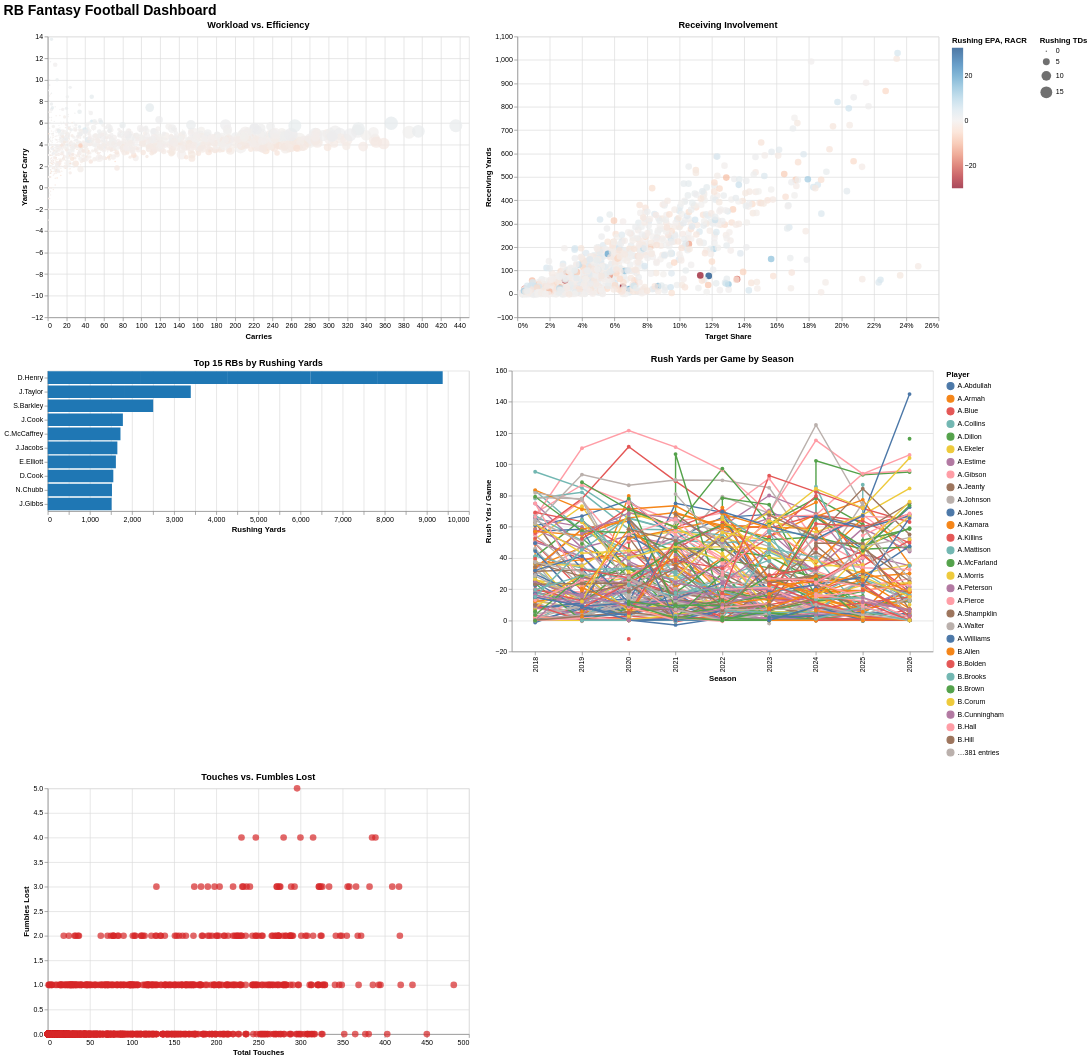

Write notebook code for a chart like this one.
### Code cell
def build_dashboard(df):
    row1 = alt.hconcat(chart_volume_vs_efficiency(df), chart_receiving_involvement(df))
    row2 = alt.hconcat(chart_top_rushers(df), chart_player_trajectory(df))
    row3 = chart_fumble_risk(df)
    return alt.vconcat(row1, row2, row3).properties(
        title=alt.TitleParams("RB Fantasy Football Dashboard", fontSize=20)
    )

dashboard = build_dashboard(rb_season_agg)
out_path = "rb_dashboard.html"
dashboard.save(out_path)
print(f"Saved dashboard to {out_path}")
dashboard

### Figure 1 — Vega-Lite specification as saved in the notebook (floating-point values rounded to 4 significant figures; data arrays with more than 128 entries replaced by an {"elided": "..."} marker saying what was removed)
{"config": {"view": {"continuousWidth": 300, "continuousHeight": 300}}, "vconcat": [{"hconcat": [{"mark": {"type": "circle", "opacity": 0.75}, "encoding": {"color": {"field": "rushing_epa", "scale": {"domainMid": 0, "scheme": "redblue"}, "title": "Rushing EPA", "type": "quantitative"}, "size": {"field": "rushing_tds", "title": "Rushing TDs", "type": "quantitative"}, "tooltip": [{"field": "player_name", "type": "nominal"}, {"field": "season", "type": "quantitative"}, {"field": "carries", "type": "quantitative"}, {"field": "rush_yards_per_carry", "type": "quantitative"}, {"field": "rushing_tds", "type": "quantitative"}, {"field": "rushing_epa", "type": "quantitative"}], "x": {"field": "carries", "title": "Carries", "type": "quantitative"}, "y": {"field": "rush_yards_per_carry", "title": "Yards per Carry", "type": "quantitative"}}, "height": 400, "name": "view_674e057055f876cb_0", "title": "Workload vs. Efficiency", "width": 600}, {"mark": {"type": "circle", "opacity": 0.75, "size": 90}, "encoding": {"color": {"field": "racr", "scale": {"scheme": "viridis"}, "title": "RACR", "type": "quantitative"}, "tooltip": [{"field": "player_name", "type": "nominal"}, {"field": "season", "type": "quantitative"}, {"field": "targets", "type": "quantitative"}, {"field": "receptions", "type": "quantitative"}, {"field": "receiving_yards", "type": "quantitative"}, {"field": "target_share", "type": "quantitative"}, {"field": "racr", "type": "quantitative"}], "x": {"axis": {"format": "%"}, "field": "target_share", "title": "Target Share", "type": "quantitative"}, "y": {"field": "receiving_yards", "title": "Receiving Yards", "type": "quantitative"}}, "height": 400, "name": "view_12b053157b2b8949_1", "title": "Receiving Involvement", "width": 600}], "data": {"name": "data-bbd0594c67eb9728595dab146e5cd504"}}, {"hconcat": [{"data": {"name": "data-5048bab646a7d1515337dcccc579b122"}, "mark": {"type": "bar", "color": "#1f77b4"}, "encoding": {"tooltip": [{"field": "player_name", "type": "nominal"}, {"field": "season", "type": "quantitative"}, {"field": "carries", "type": "quantitative"}, {"field": "rushing_yards", "type": "quantitative"}, {"field": "rushing_tds", "type": "quantitative"}], "x": {"field": "rushing_yards", "title": "Rushing Yards", "type": "quantitative"}, "y": {"field": "player_name", "sort": "-x", "title": null, "type": "nominal"}}, "height": {"step": 20}, "title": "Top 15 RBs by Rushing Yards", "width": 600}, {"data": {"name": "data-bbd0594c67eb9728595dab146e5cd504"}, "mark": {"type": "line", "point": true}, "encoding": {"color": {"field": "player_name", "title": "Player", "type": "nominal"}, "tooltip": [{"field": "player_name", "type": "nominal"}, {"field": "season", "type": "quantitative"}, {"field": "rush_yards_per_game", "type": "quantitative"}, {"field": "carries", "type": "quantitative"}, {"field": "rushing_tds", "type": "quantitative"}], "x": {"field": "season", "title": "Season", "type": "ordinal"}, "y": {"field": "rush_yards_per_game", "title": "Rush Yds / Game", "type": "quantitative"}}, "height": 400, "title": "Rush Yards per Game by Season", "width": 600}]}, {"data": {"name": "data-d5612bf2870998e7358a2522e0c181de"}, "mark": {"type": "circle", "color": "#d62728", "opacity": 0.7, "size": 90}, "encoding": {"tooltip": [{"field": "player_name", "type": "nominal"}, {"field": "season", "type": "quantitative"}, {"field": "touches", "type": "quantitative"}, {"field": "fumbles_lost_total", "type": "quantitative"}], "x": {"field": "touches", "title": "Total Touches", "type": "quantitative"}, "y": {"field": "fumbles_lost_total", "title": "Fumbles Lost", "type": "quantitative"}}, "height": 350, "title": "Touches vs. Fumbles Lost", "width": 600}], "params": [{"name": "pan_zoom_efficiency", "select": {"type": "interval", "encodings": ["x", "y"]}, "bind": "scales", "views": ["view_674e057055f876cb_0"]}, {"name": "pan_zoom_receiving", "select": {"type": "interval", "encodings": ["x", "y"]}, "bind": "scales", "views": ["view_12b053157b2b8949_1"]}], "title": {"text": "RB Fantasy Football Dashboard", "fontSize": 20}, "$schema": "https://vega.github.io/schema/vega-lite/v6.4.1.json", "datasets": {"data-bbd0594c67eb9728595dab146e5cd504": {"elided": "1348 records"}, "data-5048bab646a7d1515337dcccc579b122": [{"player_id": "00-0034844", "player_name": "S.Barkley", "position": "RB", "season": 2024, "carries": 436, "rushing_yards": 2504, "rushing_tds": 18, "rushing_fumbles": 2, "rushing_fumbles_lost": 1, "rushing_first_downs": 99, "rushing_epa": 1.698, "rushing_2pt_conversions": 3, "receptions": 46, "targets": 58, "receiving_yards": 353, "receiving_tds": 2, "receiving_fumbles": 0, "receiving_fumbles_lost": 0, "receiving_air_yards": 84, "receiving_yards_after_catch": 337, "receiving_first_downs": 15, "receiving_epa": 0.8278, "receiving_2pt_conversions": 0, "racr": 3.16, "target_share": 0.1299, "air_yards_share": 0.01424, "total_games_played": 20, "rush_yards_per_carry": 5.743, "rush_yards_per_game": 125.2, "rec_yards_per_catch": 7.674, "rec_yards_per_game": 17.65, "fantasy_points": 407.7, "avg_fantasy_points": 20.38}, {"player_id": "00-0032764", "player_name": "D.Henry", "position": "RB", "season": 2024, "carries": 367, "rushing_yards": 2191, "rushing_tds": 19, "rushing_fumbles": 3, "rushing_fumbles_lost": 1, "rushing_first_downs": 106, "rushing_epa": 2.5, "rushing_2pt_conversions": 0, "receptions": 19, "targets": 24, "receiving_yards": 193, "receiving_tds": 2, "receiving_fumbles": 0, "receiving_fumbles_lost": 0, "receiving_air_yards": -9, "receiving_yards_after_catch": 216, "receiving_first_downs": 11, "receiving_epa": 0.5514, "receiving_2pt_conversions": 0, "racr": 1.822, "target_share": 0.05146, "air_yards_share": -0.00558, "total_games_played": 19, "rush_yards_per_carry": 5.97, "rush_yards_per_game": 115.3, "rec_yards_per_catch": 10.16, "rec_yards_per_game": 10.16, "fantasy_points": 358.4, "avg_fantasy_points": 18.86}, {"player_id": "00-0032764", "player_name": "D.Henry", "position": "RB", "season": 2020, "carries": 396, "rushing_yards": 2067, "rushing_tds": 17, "rushing_fumbles": 3, "rushing_fumbles_lost": 2, "rushing_first_downs": 98, "rushing_epa": 1.654, "rushing_2pt_conversions": 1, "receptions": 22, "targets": 34, "receiving_yards": 125, "receiving_tds": 0, "receiving_fumbles": 0, "receiving_fumbles_lost": 0, "receiving_air_yards": -26, "receiving_yards_after_catch": 135, "receiving_first_downs": 4, "receiving_epa": -0.5581, "receiving_2pt_conversions": 0, "racr": 0.7234, "target_share": 0.06961, "air_yards_share": -0.0095, "total_games_played": 17, "rush_yards_per_carry": 5.22, "rush_yards_per_game": 121.6, "rec_yards_per_catch": 5.682, "rec_yards_per_game": 7.353, "fantasy_points": 317.2, "avg_fantasy_points": 18.66}, {"player_id": "00-0032764", "player_name": "D.Henry", "position": "RB", "season": 2019, "carries": 386, "rushing_yards": 1986, "rushing_tds": 18, "rushing_fumbles": 5, "rushing_fumbles_lost": 3, "rushing_first_downs": 94, "rushing_epa": 0.2115, "rushing_2pt_conversions": 0, "receptions": 23, "targets": 29, "receiving_yards": 227, "receiving_tds": 2, "receiving_fumbles": 0, "receiving_fumbles_lost": 0, "receiving_air_yards": -63, "receiving_yards_after_catch": 275, "receiving_first_downs": 5, "receiving_epa": 0.4023, "receiving_2pt_conversions": 0, "racr": -2.893, "target_share": 0.06504, "air_yards_share": -0.01647, "total_games_played": 18, "rush_yards_per_carry": 5.145, "rush_yards_per_game": 110.3, "rec_yards_per_catch": 9.87, "rec_yards_per_game": 12.61, "fantasy_points": 331.3, "avg_fantasy_points": 18.41}, {"player_id": "00-0036223", "player_name": "J.Taylor", "position": "RB", "season": 2021, "carries": 332, "rushing_yards": 1811, "rushing_tds": 18, "rushing_fumbles": 3, "rushing_fumbles_lost": 2, "rushing_first_downs": 107, "rushing_epa": 2.028, "rushing_2pt_conversions": 0, "receptions": 40, "targets": 51, "receiving_yards": 360, "receiving_tds": 2, "receiving_fumbles": 1, "receiving_fumbles_lost": 0, "receiving_air_yards": -45, "receiving_yards_after_catch": 406, "receiving_first_downs": 12, "receiving_epa": 0.2822, "receiving_2pt_conversions": 0, "racr": -0.8073, "target_share": 0.09703, "air_yards_share": -0.01186, "total_games_played": 17, "rush_yards_per_carry": 5.455, "rush_yards_per_game": 106.5, "rec_yards_per_catch": 9.0, "rec_yards_per_game": 21.18, "fantasy_points": 329.1, "avg_fantasy_points": 19.36}, {"player_id": "00-0037248", "player_name": "J.Cook", "position": "RB", "season": 2025, "carries": 348, "rushing_yards": 1784, "rushing_tds": 12, "rushing_fumbles": 7, "rushing_fumbles_lost": 4, "rushing_first_downs": 76, "rushing_epa": -0.04372, "rushing_2pt_conversions": 0, "receptions": 37, "targets": 46, "receiving_yards": 320, "receiving_tds": 2, "receiving_fumbles": 0, "receiving_fumbles_lost": 0, "receiving_air_yards": 57, "receiving_yards_after_catch": 299, "receiving_first_downs": 12, "receiving_epa": 0.4798, "receiving_2pt_conversions": 0, "racr": -1.031, "target_share": 0.0818, "air_yards_share": 0.00548, "total_games_played": 19, "rush_yards_per_carry": 5.126, "rush_yards_per_game": 93.89, "rec_yards_per_catch": 8.649, "rec_yards_per_game": 16.84, "fantasy_points": 280.4, "avg_fantasy_points": 14.76}, {"player_id": "00-0033280", "player_name": "C.McCaffrey", "position": "RB", "season": 2023, "carries": 331, "rushing_yards": 1727, "rushing_tds": 18, "rushing_fumbles": 3, "rushing_fumbles_lost": 3, "rushing_first_downs": 98, "rushing_epa": 0.6343, "rushing_2pt_conversions": 0, "receptions": 86, "targets": 108, "receiving_yards": 716, "receiving_tds": 8, "receiving_fumbles": 1, "receiving_fumbles_lost": 0, "receiving_air_yards": 191, "receiving_yards_after_catch": 603, "receiving_first_downs": 36, "receiving_epa": 0.41, "receiving_2pt_conversions": 0, "racr": -2.794, "target_share": 0.1948, "air_yards_share": 0.03942, "total_games_played": 19, "rush_yards_per_carry": 5.218, "rush_yards_per_game": 90.89, "rec_yards_per_catch": 8.326, "rec_yards_per_game": 37.68, "fantasy_points": 392.3, "avg_fantasy_points": 20.65}, {"player_id": "00-0035700", "player_name": "J.Jacobs", "position": "RB", "season": 2022, "carries": 340, "rushing_yards": 1653, "rushing_tds": 12, "rushing_fumbles": 2, "rushing_fumbles_lost": 0, "rushing_first_downs": 93, "rushing_epa": -0.09889, "rushing_2pt_conversions": 0, "receptions": 53, "targets": 64, "receiving_yards": 400, "receiving_tds": 0, "receiving_fumbles": 1, "receiving_fumbles_lost": 1, "receiving_air_yards": 35, "receiving_yards_after_catch": 374, "receiving_first_downs": 16, "receiving_epa": 0.1358, "receiving_2pt_conversions": 0, "racr": 0.3197, "target_share": 0.1156, "air_yards_share": 0.003605, "total_games_played": 17, "rush_yards_per_carry": 4.862, "rush_yards_per_game": 97.24, "rec_yards_per_catch": 7.547, "rec_yards_per_game": 23.53, "fantasy_points": 271.3, "avg_fantasy_points": 15.96}, {"player_id": "00-0033045", "player_name": "E.Elliott", "position": "RB", "season": 2018, "carries": 350, "rushing_yards": 1618, "rushing_tds": 8, "rushing_fumbles": 6, "rushing_fumbles_lost": 1, "rushing_first_downs": 84, "rushing_epa": -0.7643, "rushing_2pt_conversions": 0, "receptions": 83, "targets": 105, "receiving_yards": 618, "receiving_tds": 3, "receiving_fumbles": 0, "receiving_fumbles_lost": 0, "receiving_air_yards": 47, "receiving_yards_after_catch": 619, "receiving_first_downs": 24, "receiving_epa": -0.2073, "receiving_2pt_conversions": 0, "racr": -3.108, "target_share": 0.1927, "air_yards_share": 0.007475, "total_games_played": 17, "rush_yards_per_carry": 4.623, "rush_yards_per_game": 95.18, "rec_yards_per_catch": 7.446, "rec_yards_per_game": 36.35, "fantasy_points": 277.6, "avg_fantasy_points": 16.33}, {"player_id": "00-0032764", "player_name": "D.Henry", "position": "RB", "season": 2025, "carries": 307, "rushing_yards": 1595, "rushing_tds": 16, "rushing_fumbles": 4, "rushing_fumbles_lost": 3, "rushing_first_downs": 79, "rushing_epa": 0.5392, "rushing_2pt_conversions": 0, "receptions": 15, "targets": 21, "receiving_yards": 150, "receiving_tds": 0, "receiving_fumbles": 0, "receiving_fumbles_lost": 0, "receiving_air_yards": 12, "receiving_yards_after_catch": 135, "receiving_first_downs": 4, "receiving_epa": -0.2212, "receiving_2pt_conversions": 0, "racr": 2.661, "target_share": 0.0488, "air_yards_share": 0.002375, "total_games_played": 17, "rush_yards_per_carry": 5.195, "rush_yards_per_game": 93.82, "rec_yards_per_catch": 10.0, "rec_yards_per_game": 8.824, "fantasy_points": 262.5, "avg_fantasy_points": 15.44}, {"player_id": "00-0036223", "player_name": "J.Taylor", "position": "RB", "season": 2025, "carries": 323, "rushing_yards": 1585, "rushing_tds": 18, "rushing_fumbles": 1, "rushing_fumbles_lost": 1, "rushing_first_downs": 84, "rushing_epa": 1.104, "rushing_2pt_conversions": 1, "receptions": 46, "targets": 55, "receiving_yards": 378, "receiving_tds": 2, "receiving_fumbles": 1, "receiving_fumbles_lost": 0, "receiving_air_yards": -45, "receiving_yards_after_catch": 434, "receiving_first_downs": 15, "receiving_epa": 0.5771, "receiving_2pt_conversions": 0, "racr": -0.1386, "target_share": 0.1098, "air_yards_share": -0.01116, "total_games_played": 17, "rush_yards_per_carry": 4.907, "rush_yards_per_game": 93.24, "rec_yards_per_catch": 8.217, "rec_yards_per_game": 22.24, "fantasy_points": 314.3, "avg_fantasy_points": 18.49}, {"player_id": "00-0033893", "player_name": "D.Cook", "position": "RB", "season": 2020, "carries": 312, "rushing_yards": 1557, "rushing_tds": 16, "rushing_fumbles": 4, "rushing_fumbles_lost": 2, "rushing_first_downs": 91, "rushing_epa": 1.154, "rushing_2pt_conversions": 3, "receptions": 44, "targets": 54, "receiving_yards": 361, "receiving_tds": 1, "receiving_fumbles": 1, "receiving_fumbles_lost": 1, "receiving_air_yards": -96, "receiving_yards_after_catch": 438, "receiving_first_downs": 17, "receiving_epa": -0.1497, "receiving_2pt_conversions": 0, "racr": -7.073, "target_share": 0.1331, "air_yards_share": -0.05828, "total_games_played": 14, "rush_yards_per_carry": 4.99, "rush_yards_per_game": 111.2, "rec_yards_per_catch": 8.205, "rec_yards_per_game": 25.79, "fantasy_points": 289.8, "avg_fantasy_points": 20.7}, {"player_id": "00-0032764", "player_name": "D.Henry", "position": "RB", "season": 2022, "carries": 349, "rushing_yards": 1538, "rushing_tds": 13, "rushing_fumbles": 4, "rushing_fumbles_lost": 2, "rushing_first_downs": 65, "rushing_epa": -1.394, "rushing_2pt_conversions": 0, "receptions": 33, "targets": 41, "receiving_yards": 398, "receiving_tds": 0, "receiving_fumbles": 2, "receiving_fumbles_lost": 1, "receiving_air_yards": -7, "receiving_yards_after_catch": 397, "receiving_first_downs": 11, "receiving_epa": 1.009, "receiving_2pt_conversions": 0, "racr": -0.2683, "target_share": 0.1032, "air_yards_share": -6.934e-05, "total_games_played": 16, "rush_yards_per_carry": 4.407, "rush_yards_per_game": 96.12, "rec_yards_per_catch": 12.06, "rec_yards_per_game": 24.88, "fantasy_points": 259.6, "avg_fantasy_points": 16.23}, {"player_id": "00-0034791", "player_name": "N.Chubb", "position": "RB", "season": 2022, "carries": 302, "rushing_yards": 1525, "rushing_tds": 12, "rushing_fumbles": 1, "rushing_fumbles_lost": 1, "rushing_first_downs": 69, "rushing_epa": 0.8399, "rushing_2pt_conversions": 1, "receptions": 27, "targets": 37, "receiving_yards": 239, "receiving_tds": 1, "receiving_fumbles": 0, "receiving_fumbles_lost": 0, "receiving_air_yards": 0, "receiving_yards_after_catch": 259, "receiving_first_downs": 12, "receiving_epa": 0.4685, "receiving_2pt_conversions": 0, "racr": 0.7542, "target_share": 0.07393, "air_yards_share": -0.0001368, "total_games_played": 17, "rush_yards_per_carry": 5.05, "rush_yards_per_game": 89.71, "rec_yards_per_catch": 8.852, "rec_yards_per_game": 14.06, "fantasy_points": 254.4, "avg_fantasy_points": 14.96}, {"player_id": "00-0039139", "player_name": "J.Gibbs", "position": "RB", "season": 2024, "carries": 264, "rushing_yards": 1517, "rushing_tds": 18, "rushing_fumbles": 0, "rushing_fumbles_lost": 0, "rushing_first_downs": 76, "rushing_epa": 2.245, "rushing_2pt_conversions": 0, "receptions": 58, "targets": 74, "receiving_yards": 587, "receiving_tds": 4, "receiving_fumbles": 1, "receiving_fumbles_lost": 1, "receiving_air_yards": 41, "receiving_yards_after_catch": 644, "receiving_first_downs": 29, "receiving_epa": 0.8168, "receiving_2pt_conversions": 0, "racr": 5.122, "target_share": 0.1233, "air_yards_share": 0.01218, "total_games_played": 18, "rush_yards_per_carry": 5.746, "rush_yards_per_game": 84.28, "rec_yards_per_catch": 10.12, "rec_yards_per_game": 32.61, "fantasy_points": 340.4, "avg_fantasy_points": 18.91}], "data-d5612bf2870998e7358a2522e0c181de": {"elided": "1348 records"}}}
